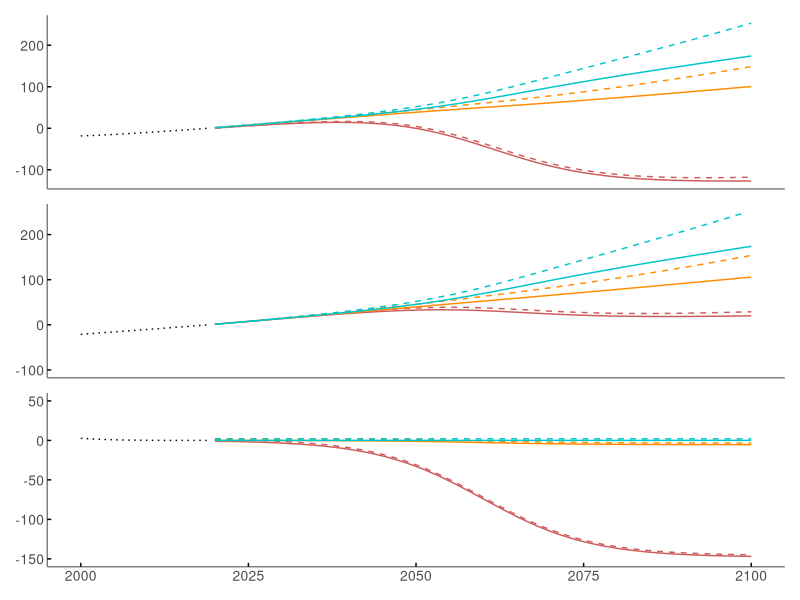
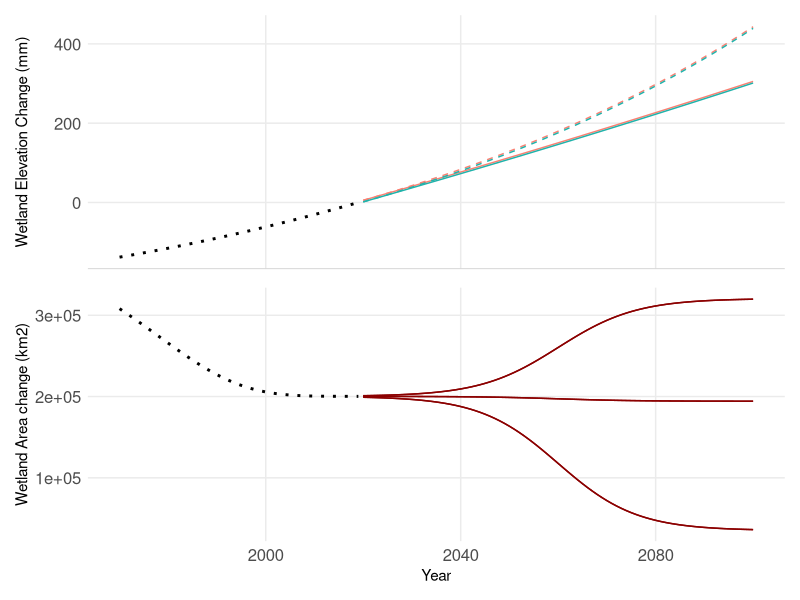
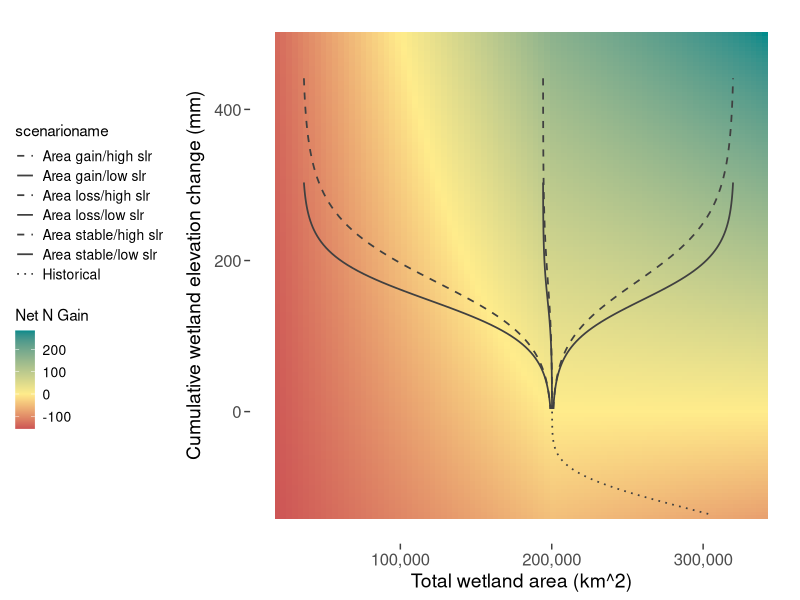
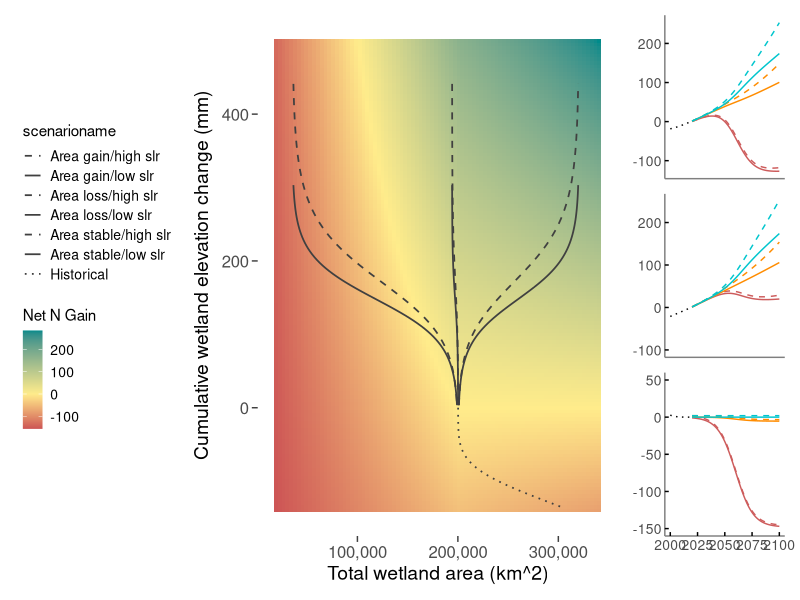
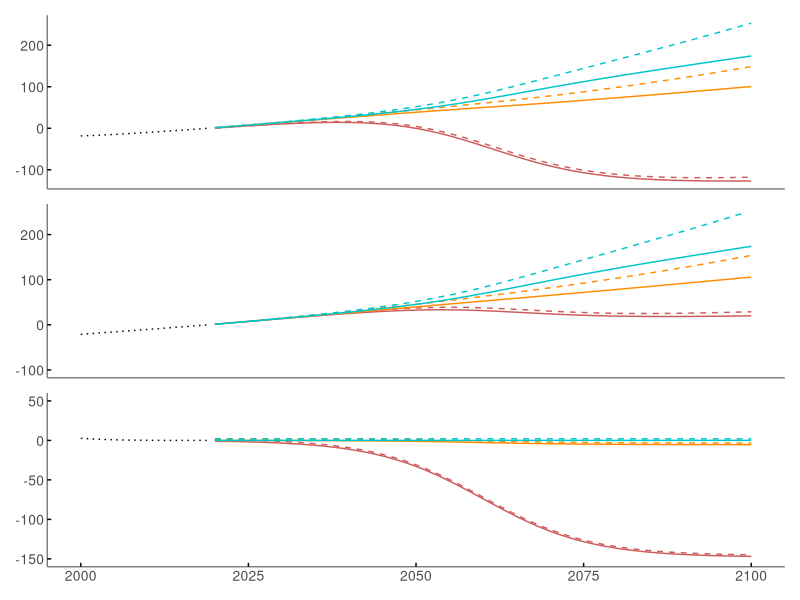
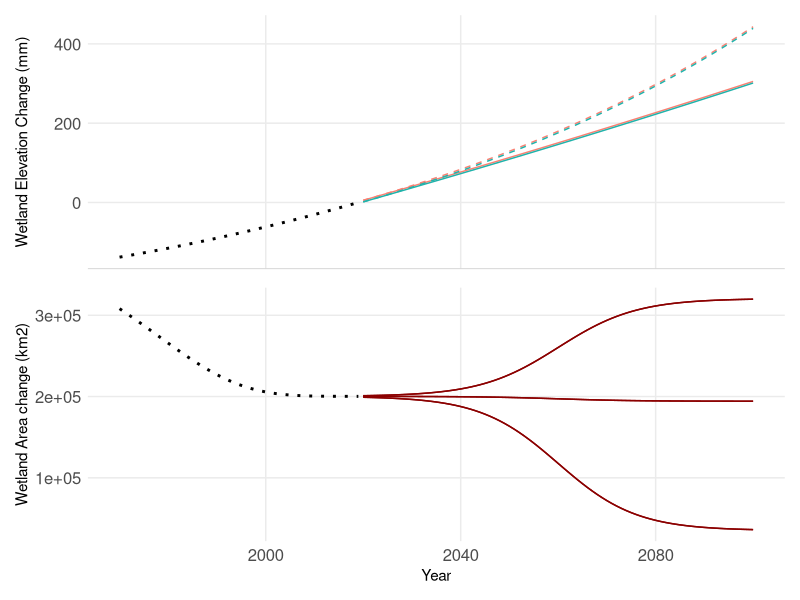
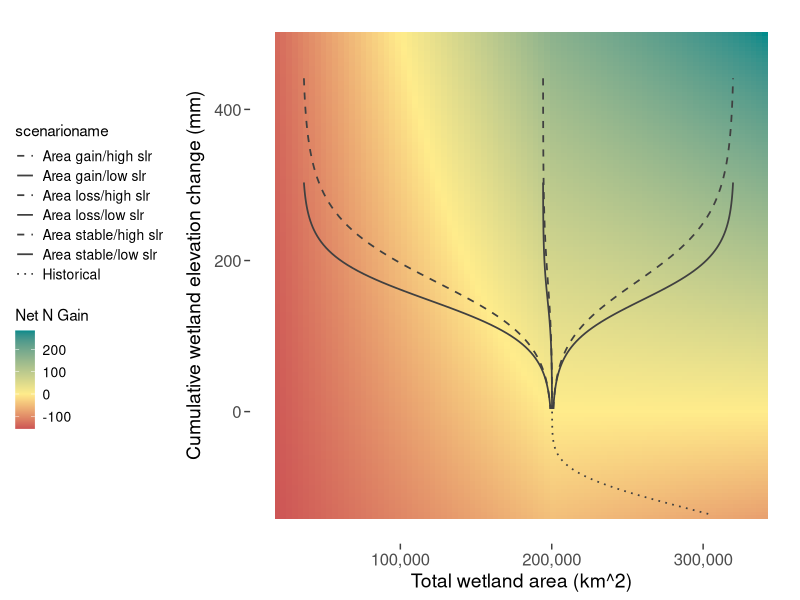
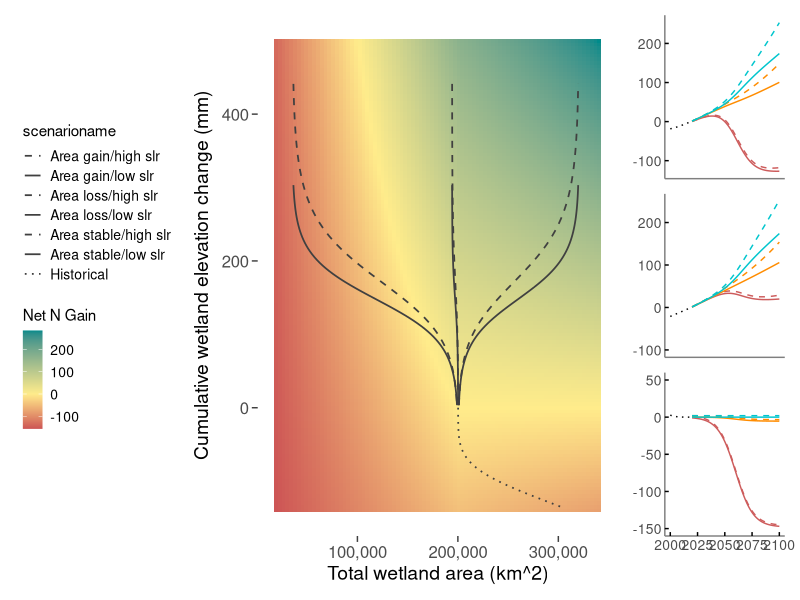

Write R code to recreate these figures, in order.

library(dplyr)
library(ggplot2)
library(RColorBrewer)
library(patchwork)

# Define the sequence of years
years <- 2020:2100

# Create the data frame for each year
scenarios <- data.frame(
  scenario = rep(1:6, each = length(years)),
  scenarioname = rep(c('Area loss/low slr', 'Area loss/high slr', 'Area stable/low slr', 
                       'Area stable/high slr', 'Area gain/low slr', 'Area gain/high slr'), 
                     each = length(years)),
  R2020 = 3.5,
  R2100 = rep(c(4, 8, 4, 8, 4, 8), each = length(years)),
  A2020marsh = 52880,
  A2020mangrove = 147349,
  year = rep(years, times = 6)
)

################################################################
##############################################################

# Define the sequence of historical years (1970 to 2019)
historical_years <- 1970:2019

# Create the data frame for the historical scenario
historical <- data.frame(
  scenario = rep(0, length(historical_years)),  # Scenario identifier
  scenarioname = rep('Historical', length(historical_years)),  # Scenario name
  historical_year = historical_years,  # Years from 1970 to 2019
  
  
  # Linear increase of rSLR rate from 2.1 to 3.5 mm yr-1
  rSLR = seq.int(2.1, 3.5, length.out = length(historical_years)))

#	year year-1970	Atotal	Amarsh	Amangrove
#1700   -270    402086   106183   295896   Davidson et al. 2016
#1970	  0	      308000	  81356	  226712   based on RAMSAR report
#1999	  29	    206764	  53944	  152920  based on Murray et al. 2022
#2019	  49	    200239	  52880	  147359  based on Murray et al. 2022

##Using gompertz model going back to 1700
#marsh 
# Define your vectors
wetlandtype <- c("marsh", "mangrove")
Lowerasympt <- c(52879.948, 147353.96)
Upperasympt <- c(106183, 295896.02)
Growthrate <- c(-0.063154, -0.057107)
Inflection <- c(1977.3934, 1978.1772)

# Create the dataframe
wetland_area_model <- data.frame(
  wetlandtype,
  Lowerasympt,
  Upperasympt,
  Growthrate,
  Inflection
)

# View the dataframe
print(wetland_area_model)

# Calculate Amarsh and Amangrove for each year
historical$Amarsh <- with(wetland_area_model[1, ], 
                          Lowerasympt[1] + (Upperasympt[1] - Lowerasympt[1]) * 
                            exp(-exp(-Growthrate[1] * (historical$historical_year - Inflection[1])))
)

historical$Amangrove <- with(wetland_area_model[2, ], 
                             Lowerasympt[1] + (Upperasympt[1] - Lowerasympt[1]) * 
                               exp(-exp(-Growthrate[1] * (historical$historical_year - Inflection[1])))
)

# Calculate Atotal as Amarsh + Amangrove
historical$Atotal <- historical$Amarsh + historical$Amangrove

# Calculate cumulative sea level (SL) with an adjustment factor
historical$SL <- cumsum(historical$rSLR) - 140

# Calculate nitrogen gain for marshes and mangroves in Tg
historical$Ngainmarsh <- ((historical$Amarsh) * (historical$SL / 10) * (1.78 / 1000) * 10^10) / 10^12
historical$Ngainmangrove <- ((historical$Amangrove) * (historical$SL / 10) * (1.63 / 1000) * 10^10) / 10^12
historical$Ngaintotal <- historical$Ngainmarsh + historical$Ngainmangrove

# Set 2020 area averages (make sure these values are defined correctly)
historical$A2020marsh <- mean(scenarios$A2020marsh)
historical$A2020mangrove <- mean(scenarios$A2020mangrove)

# Calculate N loss using Ndensity for marsh and mangrove
historical$Nlossmarsh <- ifelse(   
  historical$Amarsh > historical$A2020marsh,
  (historical$Amarsh - historical$A2020marsh) * 30 * (1.78 / 1000) * 10^10 / 10^12,
  0
)

historical$Nlossmangrove <- ifelse(
  historical$Amangrove > historical$A2020mangrove,
  (historical$Amangrove - historical$A2020mangrove) * 30 * (1.63 / 1000) * 10^10 / 10^12, 
  0
)

historical$Nlosstotal <- historical$Nlossmarsh + historical$Nlossmangrove

# Calculate net nitrogen total
historical$netNtotal <- historical$Ngaintotal + historical$Nlosstotal

# View the data frame
print(historical)


##############################################################
###########################################################

# Calculate the exponential function (k) for each SLR scenario
scenarios$k <- log(scenarios$R2100 / scenarios$R2020) / 80

# Calculate the relative sea level rise (rSLR) for each year: rSLR = SLR2020 * e^(k*(year-2020))
scenarios$rSLR <- scenarios$R2020 * exp(scenarios$k * (scenarios$year - 2020))

# Calculate A2100marsh and A2100mangrove for high loss scenarios 1 and 2
scenarios$A2100marsh[scenarios$scenario %in% c(1, 2)] <- scenarios$A2020marsh[scenarios$scenario %in% c(1, 2)] - 20623
scenarios$A2100mangrove[scenarios$scenario %in% c(1, 2)] <- scenarios$A2020mangrove[scenarios$scenario %in% c(1, 2)] - 144412

# Calculate A2100marsh and A2100mangrove for low loss scenarios 3 and 4
scenarios$A2100marsh[scenarios$scenario %in% c(3, 4)] <- scenarios$A2020marsh[scenarios$scenario %in% c(3,4)] -1568
scenarios$A2100mangrove[scenarios$scenario %in% c(3, 4)] <- scenarios$A2020mangrove[scenarios$scenario %in% c(3,4)] -4421

# Calculate A2100marsh and A2100mangrove for high gain scenarios 5 and 6
scenarios$A2100marsh[scenarios$scenario %in% c(5, 6)] <- scenarios$A2020marsh[scenarios$scenario %in% c(5, 6)] + 20905
scenarios$A2100mangrove[scenarios$scenario %in% c(5, 6)] <- scenarios$A2020mangrove[scenarios$scenario %in% c(5, 6)] + 99434

# Calculate Areas for each year assuming linearity
#scenarios$Amarsh <- (scenarios$A2100marsh - scenarios$A2020marsh) * (scenarios$year - 2020) / 80 + scenarios$A2020marsh
#scenarios$Amangrove <- (scenarios$A2100mangrove - scenarios$A2020mangrove) * (scenarios$year - 2020) / 80 + scenarios$A2020mangrove
#scenarios$Atotal <- scenarios$Amarsh + scenarios$Amangrove

#calculate AReas for each year assuming logistic change
scenarios$Amarsh <- scenarios$A2020marsh + (1/(1+exp((2060-scenarios$year)/8)))*(scenarios$A2100marsh-scenarios$A2020marsh)
scenarios$Amangrove <- scenarios$A2020mangrove + (1/(1+exp((2060-scenarios$year)/8)))*(scenarios$A2100mangrove-scenarios$A2020mangrove)
scenarios$Atotal <- scenarios$Amarsh + scenarios$Amangrove


# Calculate the cumulative sum of rSLR within each scenario
scenarios <- scenarios %>%
  group_by(scenario) %>%
  mutate(SL = cumsum(rSLR)) %>%
  ungroup()

# wetland elevation gain, marsh maximal gain is 5 mm yr-1, mangrove max = 7.8, if rSLR > than the max, wetland elevation gain = 0
# 9-13-24 OK I set it back to just keep up with all SLR
scenarios <- scenarios %>%
  mutate(marshgain = rSLR,  #ifelse(rSLR > 5, 0, rSLR),
         mangrovegain = rSLR) #ifelse(rSLR > 7.8, 0, rSLR))

# Calculate the cumulative sum of marsh and mangrove elevation within each scenario
scenarios <- scenarios %>%
  group_by(scenario) %>%
  mutate(marshelev = cumsum(marshgain), mangroveelev = cumsum(mangrovegain)) %>%
  ungroup()

# Calculate N gain using Ndensity for marsh and mangrove = 1.78 and 1.63 mg N cm-3
#Area (km2) * elevation change in cm * N density g cm-3 * 10^10 cm2/km2
scenarios$Ngainmarsh <- ((scenarios$Amarsh) * (scenarios$SL/10) * (1.81/1000) *10^10)/10^12
scenarios$Ngainmangrove <- ((scenarios$Amangrove) * (scenarios$SL/10) * (1.79/1000) * 10^10)/10^12
scenarios$Ngaintotal <- scenarios$Ngainmarsh + scenarios$Ngainmangrove


scenarios$Ngaintotal <- scenarios$Ngainmarsh + scenarios$Ngainmangrove

# Calculate N loss using Ndensity for marsh, mangrove = 1.78 and 1.63 mg N cm-3, assuming 30 cm of erosive loss from area that is lost
scenarios$Nlossmarsh <- ifelse(   
  scenarios$Amarsh < scenarios$A2020marsh,
  (scenarios$Amarsh - scenarios$A2020marsh) * 50 * (1.81 / 1000) * 10^10 / 10^12,
  0)
scenarios$Nlossmangrove <- ifelse(
  scenarios$Amangrove < scenarios$A2020mangrove,
  (scenarios$Amangrove - scenarios$A2020mangrove) * 50 * (1.79 / 1000) * 10^10 / 10^12,
  0
)
scenarios$Nlosstotal <- scenarios$Nlossmarsh + scenarios$Nlossmangrove

# Calculate net N change
scenarios$netNmarsh <- scenarios$Ngainmarsh + scenarios$Nlossmarsh
scenarios$netNmangrove <- scenarios$Ngainmangrove + scenarios$Nlossmangrove
scenarios$netNtotal <- scenarios$netNmarsh + scenarios$netNmangrove


scenarios$scenarioname <- factor(scenarios$scenarioname, levels = c('Area gain/low slr', 'Area gain/high slr','Area loss/low slr', 'Area loss/high slr', 'Area stable/low slr', 
                                                                    'Area stable/high slr' ))
# Define plot colors
#plot_colors <- brewer.pal(6, "Paired")

####################################################
# Create a common legend theme
legend_theme <- theme(
  legend.position = "right",
  legend.box = "vertical",
  legend.text = element_text(size = 8),
  legend.key.size = unit(0.5, 'cm'),      # Size of legend keys
  legend.spacing.x = unit(0.5, 'cm'),    # Horizontal spacing between legend items
  legend.spacing.y = unit(0.2, 'cm')     # Vertical spacing between legend items
)

#####################################################
#####################################################

# Merge historical data into scenarios data frame for plotting
historical_plot_data <- historical %>%
  select(historical_year, Ngainmarsh, Ngainmangrove, Ngaintotal, Nlossmarsh, Nlossmangrove, Nlosstotal, netNtotal, Atotal, SL,rSLR) %>%
  mutate(
    year = historical_year,
    scenarioname = "Historical",  # Set a unique name for historical data
    scenario = 0  # Use a distinct identifier for historical data
  )


library(ggplot2)
library(dplyr)
library(patchwork)


# Combine historical and scenario data
combined_data <- bind_rows(scenarios, historical_plot_data)


# Define a new column in combined_data to specify the line type
combined_data <- combined_data %>%
  mutate(linetype = ifelse(scenario == 0, "solid", "dotted"))

# Plot net N over time
plot_netN <- ggplot(combined_data, aes(x = year, y = netNtotal, color = scenarioname, group = scenario, linetype = scenarioname)) +
  geom_line(size=.5) +
  scale_color_manual(values = c("turquoise3", "turquoise3","indianred", "indianred", "darkorange", "darkorange", "black")) +  # Add color for historical data
  scale_linetype_manual(values = c("dashed", "solid", "dashed", "solid","dashed", "solid","dotted" )) +  # Apply custom line types
  labs(title = NULL, x = "Year", y = "Net N Gain") +
  theme_minimal() +
  theme(legend.position = "none", axis.title = element_blank(), axis.ticks.y = element_line(size=.5), axis.ticks.length= unit(-.1, "cm"), axis.text.y = element_text(size = 10), axis.text.x=element_blank(),axis.line = element_line(size=.5, color="gray50"), panel.grid.major = element_blank(), panel.grid.minor = element_blank()) +
  scale_x_continuous(limits = c(2000, 2100))   # Set x-axis limits to start at 2000
 
# Plot gross N gain over time
plot_Ngain <- ggplot(combined_data, aes(x = year, y = Ngaintotal, color = scenarioname, group = scenario, linetype = scenarioname)) +
  geom_line(size=.5) +
  scale_color_manual(values = c("turquoise3", "turquoise3","indianred", "indianred", "darkorange", "darkorange", "black")) +  # Add color for historical data
  scale_linetype_manual(values = c("dashed", "solid", "dashed", "solid","dashed", "solid","dotted" )) +  # Apply custom line types
  labs(title = NULL, x = "Year", y = "Gross N Gain") +
  theme_minimal() +
  theme(legend.position = "none",axis.title = element_blank(), axis.ticks.y = element_line(size=.5), axis.ticks.length= unit(-.1, "cm"), axis.text.y = element_text(size = 10),axis.text.x=element_blank(),axis.line = element_line(size=.5, color="gray50"),panel.grid.major = element_blank(), panel.grid.minor = element_blank()) +
  scale_x_continuous(limits = c(2000, 2100)) +  # Set x-axis limits to start at 2000
  scale_y_continuous(limits = c(-100, 250))


  
  #jitter N Loss so that all traces can be seen 
 
  jittered_data <- combined_data %>%
    mutate(Nlosstotal = ifelse(is.na(R2100), 
                               Nlosstotal, 
                               ifelse(R2100 > 5, 
                                      Nlosstotal + 2, 
                                      Nlosstotal)))
  
# Plot N loss over time
plot_Nloss <- ggplot(jittered_data, aes(x = year, y = Nlosstotal, color = scenarioname, group = scenario, linetype = scenarioname)) +
  geom_line(size=.5) +
  scale_color_manual(values = c("turquoise3", "turquoise3","indianred", "indianred", "darkorange", "darkorange", "black")) +  # Add color for historical data
  scale_linetype_manual(values = c("dashed", "solid", "dashed", "solid","dashed", "solid","dotted" )) +  # Apply custom line types
  labs(title = NULL, x = "Year", y = "Gross N Loss") +
  theme_minimal() +
  theme(legend.position = "none",axis.title = element_blank(), axis.ticks = element_line(size=.5), axis.ticks.length=unit(-.1, "cm"), axis.text = element_text(size = 10), axis.line = element_line(size=.5, color="gray50"), panel.grid.major = element_blank(), panel.grid.minor = element_blank()) +
  scale_x_continuous(limits = c(2000, 2100)) + 
  scale_y_continuous(limits = c(-150, 50)) 


# Combine the plots into a vertical layout
N_by_year <- plot_netN / plot_Ngain / plot_Nloss

# Display the combined plot
print(N_by_year)


###########################################################################
############################################################################
# Plot elevation by year

# Combined plot: Overlay mangrove and marsh elevation for each R2100 level
plot_elev_year <- ggplot(scenarios) +
  
  # Line for mangrove elevation at each R2100 level
  geom_line(aes(x = year, y = mangroveelev + 2, color = "Mangrove", linetype = as.factor(R2100), group = interaction(R2100, "Mangrove"))) +
  
  # Line for marsh elevation at each R2100 level
  geom_line(aes(x = year, y = marshelev - 2, color = "Marsh", linetype = as.factor(R2100), group = interaction(R2100, "Marsh"))) +
  
  # Add dotted line for historical data
  geom_line(data = historical_plot_data, aes(x = historical_year, y = SL, color = "Historical", linetype = "dotted"), size = 1) +
  
  # Define colors for mangrove vs marsh and historical data
  scale_color_manual(values = c("Mangrove" = "salmon", "Marsh" = "lightseagreen", "Historical" = "black")) +
  
  # Different linetypes for R2100 levels
  scale_linetype_manual(values = c("solid", "dashed", "dotted", "dotdash", "longdash", "dotted")) +  # Ensure dotted is added for historical data
  
  labs(title = NULL, x = "Year", y = "Wetland Elevation Change (mm)") +
  
  # Minimal theme and remove gridlines
  theme_minimal() +
  theme(axis.title.x = element_blank(), axis.text.x = element_blank(),axis.text.y=element_text(size=12), axis.line.x = element_line(size =.3, color ="lightgray"), panel.grid.minor = element_blank(), legend.position = "none") +
  
  # Customize legends for both color (mangrove vs marsh vs historical) and linetype (R2100 levels)
  guides(color = guide_legend(title = "Elevation Type"), linetype = guide_legend(title = "Sea Levels Scenarios"))

###########################################################################
###########################################################################

#Plot area by year 
# Combined plot: Overlay mangrove and marsh area
plot_area_year <- ggplot(scenarios) +
  
  # Line for mangrove elevation at each R2100 level
  geom_line(aes(x = year, y = Atotal, color = "Future", linetype = "dashed", group = scenario)) +
  
  # Line for marsh elevation at each R2100 level
  #geom_line(aes(x = year, y = Amarsh, color = "Marsh", linetype = "solid", group = scenario)) +
  
  # Add dotted line for historical data
  geom_line(data = historical_plot_data, aes(x = historical_year, y = Atotal, color = "Historical", linetype = "solid"), size = 1.0) +
  
  # Define colors for mangrove vs marsh and historical data
  scale_color_manual(values = c("Future" = "red4",  "Historical" = "black")) +
  
  # Different linetypes for scenarios
 scale_linetype_manual(values = c("solid", "dotted", "dotted", "dotdash", "longdash", "dotted", "solid")) +  # Ensure dotted is added for historical data
  
  labs(title = NULL, x = "Year", y = "Wetland Area change (km2)") +
  
  # Minimal theme and remove gridlines
  theme_minimal() +
  theme( panel.grid.minor = element_blank(), legend.position = "none", axis.text=element_text(size=12)) +
  
  # Customize legends for both color (mangrove vs marsh vs historical) and linetype (Area scenarios)
  guides(color = guide_legend(title = "Era"), linetype = guide_legend(title = "AreaScenario"))


# Combine the plots into a vertical layout
area_SL_year <- plot_elev_year / plot_area_year
print(area_SL_year)

###########################################################################
###########################################################################
##################################################################
#####CONTOUR

# Create a grid of values for the background contour representing net N gain
# 9-5-2024

SL_values <- seq(-140, 500, by = 5)  # SL increments of 0.1 for smoothness
Amarsh_values <- seq(min(5000), max(90000), by = 1000)  # Amarsh increments of 5000 for better resolution
#Amangrove_values <- seq(min(5000), max(250000), by = 5000)  # Amangrove increments of 5000 for better resolution

contour_grid <- expand.grid(
  
  SL = SL_values,
  Amarsh = Amarsh_values
  #Amangrove = Amangrove_values
)

# Calculate Atotal
contour_grid$Amangrove = contour_grid$Amarsh*2.78647881997  #define marsh and mangroves as a constant portion of total wetlands. Otherwise, if they vary independently, very weird things happen to contour. 
contour_grid$Atotal <- contour_grid$Amarsh + contour_grid$Amangrove

# Calculate N gain for the contour scenario
contour_grid$Ngainmarsh <- ((contour_grid$Amarsh) * (contour_grid$SL/10) * (1.78/1000) * 10^10) / 10^12
contour_grid$Ngainmangrove <- ((contour_grid$Amangrove) * (contour_grid$SL/10) * (1.63/1000) * 10^10) / 10^12
contour_grid$Ngaintotal <- contour_grid$Ngainmarsh + contour_grid$Ngainmangrove

# Calculate N loss for the contour scenario
contour_grid$Nlossmarsh <- ifelse(   
  contour_grid$Amarsh < 52880,
  (contour_grid$Amarsh - 52880) * 50 * (1.78 / 1000) * 10^10 / 10^12,0)
contour_grid$Nlossmangrove <- ifelse(
  contour_grid$Amangrove < 147349,
  (contour_grid$Amangrove - 147349) * 50 * (1.63 / 1000) * 10^10 / 10^12,0)
contour_grid$Nlosstotal <- contour_grid$Nlossmarsh + contour_grid$Nlossmangrove

# Calculate net N change for the contour scenario
contour_grid$netNmarsh <- contour_grid$Ngainmarsh + contour_grid$Nlossmarsh
contour_grid$netNmangrove <- contour_grid$Ngainmangrove + contour_grid$Nlossmangrove
contour_grid$netNtotal <- contour_grid$netNmarsh + contour_grid$netNmangrove

# Specify the folder for saving the recategorized data
Scenarios <- "Scenarios"

# Create the output folder if it doesn't exist
if (!dir.exists(Scenarios)) dir.create(Scenarios)

# Write the recategorized data frame to a new CSV file in the "Recategorized" folder
Scenarios <- file.path(Scenarios, "scenarios.csv")
write.csv(scenarios, Scenarios, row.names = FALSE)

###########################################################################
###########################################################################

library(ggplot2)
library(scales)
library(tibble)
library(colorspace)
library(dplyr)  # For filtering

# Filter combined_data for years > 1999
filtered_data <- combined_data %>% filter(year > 1970)

plot_elev_area <- ggplot() +
  
  geom_tile(data = contour_grid, aes(x = Atotal, y = SL, fill = netNtotal)) + 
  scale_fill_gradientn(
    colors = c( "indianred3", "lightgoldenrod1", "cyan4"), # More colors can be added here
    values = scales::rescale(c(min(contour_grid$netNtotal), 0, max(contour_grid$netNtotal))),
    limits = c(min(contour_grid$netNtotal), max(contour_grid$netNtotal)) # Set limits if needed
  ) +
  theme_minimal()+
  
 
  # Black lines for each scenario
  geom_line(data = filtered_data, aes(x = Atotal, y = SL, linetype = scenarioname, group = scenario), 
            color = "gray25", size=0.6) +

  # Define different dash types for scenarios
  scale_linetype_manual(values = c("dashed", "solid", "dashed", "solid", "dashed","solid",  "dotted")) +

  # Customize labels
  labs(title = NULL, y = expression("Cumulative wetland elevation change (mm)")) +

  theme_minimal() +
  theme(
    panel.grid = element_blank(),
    axis.ticks = element_line(color = "gray25"),  # Set ticks color
    axis.ticks.length = unit(0.15, 'cm'),  # Set tick length
    panel.border=element_blank(),
    axis.text= element_text(size = 12),
    axis.title = element_text(size = 14),
    axis.ticks.x = element_line(size = 0.5),  # Customize X-axis ticks
    axis.ticks.y = element_line(size = 0.5),  # Customize Y-axis ticks
    legend.position = "left",  # Position legend to the right
    legend.box = "vertical", 
    legend.text = element_text(size = 10),
    legend.key.size = unit(0.5, 'cm'),
    legend.spacing.x = unit(0.5, 'cm'),
    legend.spacing.y = unit(0.2, 'cm')
  ) +
  
  
  scale_x_continuous( name = "Total wetland area (km^2)", labels = comma) + 
 # scale_y_continuous(limits = c(-100, 500)) 
  
  # Add a colorbar legend for the fill
  guides(fill = guide_colorbar(title = "Net N Gain"))

# Plot
print(plot_elev_area)

# Specify the folder for saving the recategorized data
Scenarios <- "Scenarios"

# Create the output folder if it doesn't exist
if (!dir.exists(Scenarios)) dir.create(Scenarios)

# Write the recategorized data frame to a new CSV file in the "Recategorized" folder
Scenarios <- file.path(Scenarios, "scenariosfiltered.csv")
write.csv(filtered_data, Scenarios, row.names = FALSE)

# Specify the folder for saving the recategorized data
Scenarios <- "Scenarios"

# Create the output folder if it doesn't exist
if (!dir.exists(Scenarios)) dir.create(Scenarios)
Scenarios <- file.path(Scenarios, "contourgrid.csv")
write.csv(contour_grid, Scenarios, row.names = FALSE)


#########################
# Create the "outputs" folder if it doesn't exist
if (!dir.exists("outputs")) {
  dir.create("outputs")
}

# Save the net N plots
ggsave("outputs/N_by_year.pdf", plot = N_by_year, width = 4, height = 6)

# Save the elevation and area plots
ggsave("outputs/elevation_area_year.pdf", plot = area_SL_year, width = 4, height = 6)

# Save the contour plot
ggsave("outputs/elevation_area_contour_plot.pdf", plot = plot_elev_area, width = 6, height = 6)


# Combine the plots in a horizontal layout with specified widths
fig3 <- (plot_elev_area + N_by_year) + 
  plot_layout(ncol = 2, widths = c(3, 1))  # Adjust widths as needed

print(fig3)

# Save the net N plots
ggsave("outputs/3.projections.pdf", plot = fig3, width = 8, height = 5)
theme(text = element_text(size = 10))  # Adjust size as needed
